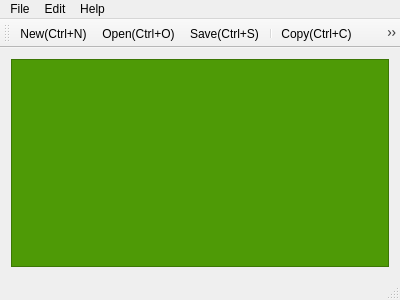
<?xml version="1.0" encoding="UTF-8"?>
<ui version="4.0">
 <class>MainWindow</class>
 <widget class="QMainWindow" name="MainWindow">
  <property name="geometry">
   <rect>
    <x>0</x>
    <y>0</y>
    <width>400</width>
    <height>300</height>
   </rect>
  </property>
  <property name="windowTitle">
   <string>MainWindow</string>
  </property>
  <widget class="QWidget" name="centralWidget">
   <layout class="QVBoxLayout" name="verticalLayout">
    <item>
     <widget class="QTextEdit" name="textEdit">
      <property name="styleSheet">
       <string notr="true">background-color: rgb(78, 154, 6);</string>
      </property>
     </widget>
    </item>
   </layout>
  </widget>
  <widget class="QMenuBar" name="menuBar">
   <property name="geometry">
    <rect>
     <x>0</x>
     <y>0</y>
     <width>400</width>
     <height>22</height>
    </rect>
   </property>
   <widget class="QMenu" name="menuFile">
    <property name="title">
     <string>File</string>
    </property>
    <addaction name="actionNew"/>
    <addaction name="actionOpen"/>
    <addaction name="separator"/>
    <addaction name="actionSave"/>
    <addaction name="actionSave_As"/>
    <addaction name="actionRevert"/>
    <addaction name="separator"/>
    <addaction name="actionPrint_Preview"/>
    <addaction name="actionPrint"/>
    <addaction name="separator"/>
    <addaction name="separator"/>
    <addaction name="actionQuit"/>
    <addaction name="actionClose"/>
   </widget>
   <widget class="QMenu" name="menuEdit">
    <property name="title">
     <string>Edit</string>
    </property>
    <addaction name="actionUndo"/>
    <addaction name="actionRedo"/>
    <addaction name="separator"/>
    <addaction name="actionCopy"/>
    <addaction name="actionCut"/>
    <addaction name="actionPaste"/>
    <addaction name="actionSelectAll"/>
    <addaction name="separator"/>
    <addaction name="actionTime"/>
    <addaction name="separator"/>
    <addaction name="actionFont"/>
    <addaction name="actionColor"/>
   </widget>
   <widget class="QMenu" name="menu">
    <property name="title">
     <string>Help</string>
    </property>
    <addaction name="actionUpdate"/>
    <addaction name="actionAbout_NotePad"/>
    <addaction name="actionAbout_QT"/>
   </widget>
   <addaction name="menuFile"/>
   <addaction name="menuEdit"/>
   <addaction name="menu"/>
  </widget>
  <widget class="QToolBar" name="mainToolBar">
   <attribute name="toolBarArea">
    <enum>TopToolBarArea</enum>
   </attribute>
   <attribute name="toolBarBreak">
    <bool>false</bool>
   </attribute>
   <addaction name="actionNew"/>
   <addaction name="actionOpen"/>
   <addaction name="actionSave"/>
   <addaction name="separator"/>
   <addaction name="actionCopy"/>
   <addaction name="actionCut"/>
   <addaction name="actionPaste"/>
  </widget>
  <widget class="QStatusBar" name="statusBar"/>
  <action name="actionNew">
   <property name="icon">
    <iconset resource="res.qrc">
     <normaloff>:/new/icon/images/new.png</normaloff>:/new/icon/images/new.png</iconset>
   </property>
   <property name="text">
    <string>New(&amp;Ctrl+N)</string>
   </property>
  </action>
  <action name="actionOpen">
   <property name="icon">
    <iconset resource="res.qrc">
     <normaloff>:/new/icon/images/open.png</normaloff>:/new/icon/images/open.png</iconset>
   </property>
   <property name="text">
    <string>Open(&amp;Ctrl+O)</string>
   </property>
  </action>
  <action name="actionSave">
   <property name="icon">
    <iconset resource="res.qrc">
     <normaloff>:/new/icon/images/save.png</normaloff>:/new/icon/images/save.png</iconset>
   </property>
   <property name="text">
    <string>Save(&amp;Ctrl+S)</string>
   </property>
  </action>
  <action name="actionSave_As">
   <property name="icon">
    <iconset resource="res.qrc">
     <normaloff>:/new/icon/images/save.png</normaloff>:/new/icon/images/save.png</iconset>
   </property>
   <property name="text">
    <string>Save As((&amp;Ctrl++Shift+N))</string>
   </property>
  </action>
  <action name="actionRevert">
   <property name="text">
    <string>Revert</string>
   </property>
  </action>
  <action name="actionPrint_Preview">
   <property name="text">
    <string>Print Preview(&amp;Ctrl+Shift+N)</string>
   </property>
  </action>
  <action name="actionPrint">
   <property name="text">
    <string>Print...(&amp;Ctrl+P)</string>
   </property>
  </action>
  <action name="actionQuit">
   <property name="text">
    <string>Quit(&amp;Ctrl+Q)</string>
   </property>
  </action>
  <action name="actionClose">
   <property name="text">
    <string>Close(&amp;Ctrl+W)</string>
   </property>
  </action>
  <action name="actionUndo">
   <property name="text">
    <string>Undo(&amp;Ctrl+Z)</string>
   </property>
  </action>
  <action name="actionRedo">
   <property name="text">
    <string>Redo(&amp;Ctrl+Y)</string>
   </property>
  </action>
  <action name="actionCopy">
   <property name="icon">
    <iconset resource="res.qrc">
     <normaloff>:/new/icon/images/copy.png</normaloff>:/new/icon/images/copy.png</iconset>
   </property>
   <property name="text">
    <string>Copy(&amp;Ctrl+C)</string>
   </property>
  </action>
  <action name="actionCut">
   <property name="icon">
    <iconset resource="res.qrc">
     <normaloff>:/new/icon/images/cut.png</normaloff>:/new/icon/images/cut.png</iconset>
   </property>
   <property name="text">
    <string>Cut(&amp;Ctrl+X)</string>
   </property>
  </action>
  <action name="actionPaste">
   <property name="icon">
    <iconset resource="res.qrc">
     <normaloff>:/new/icon/images/paste.png</normaloff>:/new/icon/images/paste.png</iconset>
   </property>
   <property name="text">
    <string>Paste(&amp;Ctrl+V)</string>
   </property>
  </action>
  <action name="actionSelectAll">
   <property name="text">
    <string>Select All(&amp;Ctrl+A)</string>
   </property>
  </action>
  <action name="actionTime">
   <property name="text">
    <string>Time</string>
   </property>
  </action>
  <action name="actionFont">
   <property name="text">
    <string>Font</string>
   </property>
  </action>
  <action name="actionColor">
   <property name="text">
    <string>Color</string>
   </property>
  </action>
  <action name="actionUpdate">
   <property name="text">
    <string>Update</string>
   </property>
  </action>
  <action name="actionAbout_NotePad">
   <property name="text">
    <string>About NotePad</string>
   </property>
  </action>
  <action name="actionAbout_QT">
   <property name="text">
    <string>About QT</string>
   </property>
  </action>
 </widget>
 <layoutdefault spacing="6" margin="11"/>
 <resources>
  <include location="res.qrc"/>
 </resources>
 <connections/>
</ui>
